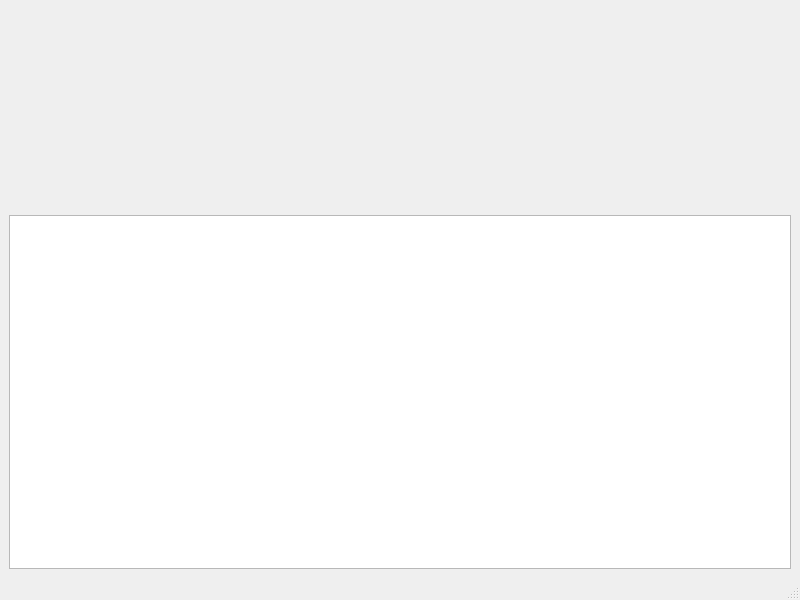
<?xml version="1.0" encoding="UTF-8"?>
<ui version="4.0">
 <class>LogWindow</class>
 <widget class="QMainWindow" name="LogWindow">
  <property name="geometry">
   <rect>
    <x>0</x>
    <y>0</y>
    <width>800</width>
    <height>600</height>
   </rect>
  </property>
  <property name="windowTitle">
   <string>MainWindow</string>
  </property>
  <widget class="QWidget" name="centralwidget">
   <layout class="QVBoxLayout" name="verticalLayout">
    <item>
     <widget class="QFrame" name="frame">
      <property name="sizePolicy">
       <sizepolicy hsizetype="Fixed" vsizetype="Fixed">
        <horstretch>0</horstretch>
        <verstretch>0</verstretch>
       </sizepolicy>
      </property>
      <property name="minimumSize">
       <size>
        <width>0</width>
        <height>200</height>
       </size>
      </property>
      <property name="maximumSize">
       <size>
        <width>16777215</width>
        <height>200</height>
       </size>
      </property>
      <property name="frameShape">
       <enum>QFrame::StyledPanel</enum>
      </property>
      <property name="frameShadow">
       <enum>QFrame::Raised</enum>
      </property>
     </widget>
    </item>
    <item>
     <widget class="QPlainTextEdit" name="logBox">
      <property name="readOnly">
       <bool>true</bool>
      </property>
     </widget>
    </item>
   </layout>
  </widget>
  <widget class="QMenuBar" name="menubar">
   <property name="geometry">
    <rect>
     <x>0</x>
     <y>0</y>
     <width>800</width>
     <height>19</height>
    </rect>
   </property>
  </widget>
  <widget class="QStatusBar" name="statusbar"/>
 </widget>
 <resources/>
 <connections/>
</ui>
